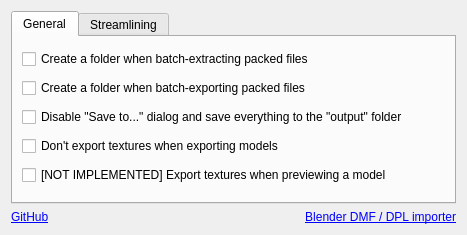
<?xml version="1.0" encoding="UTF-8"?>
<ui version="4.0">
 <class>settings</class>
 <widget class="QDialog" name="settings">
  <property name="geometry">
   <rect>
    <x>0</x>
    <y>0</y>
    <width>467</width>
    <height>235</height>
   </rect>
  </property>
  <property name="windowTitle">
   <string>Dagor Asset Explorer - Settings</string>
  </property>
  <layout class="QVBoxLayout" name="vLayout">
   <item>
    <widget class="QTabWidget" name="tabWidget">
     <property name="sizePolicy">
      <sizepolicy hsizetype="Expanding" vsizetype="MinimumExpanding">
       <horstretch>0</horstretch>
       <verstretch>0</verstretch>
      </sizepolicy>
     </property>
     <property name="layoutDirection">
      <enum>Qt::LeftToRight</enum>
     </property>
     <property name="tabPosition">
      <enum>QTabWidget::North</enum>
     </property>
     <property name="tabShape">
      <enum>QTabWidget::Rounded</enum>
     </property>
     <property name="currentIndex">
      <number>0</number>
     </property>
     <property name="elideMode">
      <enum>Qt::ElideNone</enum>
     </property>
     <widget class="QWidget" name="general">
      <attribute name="title">
       <string>General</string>
      </attribute>
      <layout class="QVBoxLayout" name="verticalLayout">
       <item>
        <widget class="QCheckBox" name="extractFolder">
         <property name="text">
          <string>Create a folder when batch-extracting packed files</string>
         </property>
        </widget>
       </item>
       <item>
        <widget class="QCheckBox" name="exportFolder">
         <property name="text">
          <string>Create a folder when batch-exporting packed files</string>
         </property>
        </widget>
       </item>
       <item>
        <widget class="QCheckBox" name="outputFolder">
         <property name="text">
          <string>Disable &quot;Save to...&quot; dialog and save everything to the &quot;output&quot; folder</string>
         </property>
        </widget>
       </item>
       <item>
        <widget class="QCheckBox" name="noTexExport">
         <property name="text">
          <string>Don't export textures when exporting models</string>
         </property>
        </widget>
       </item>
       <item>
        <widget class="QCheckBox" name="exportPreviewTex">
         <property name="text">
          <string>[NOT IMPLEMENTED] Export textures when previewing a model</string>
         </property>
         <property name="checkable">
          <bool>false</bool>
         </property>
        </widget>
       </item>
      </layout>
     </widget>
     <widget class="QWidget" name="Streamlining">
      <attribute name="title">
       <string>Streamlining</string>
      </attribute>
      <layout class="QVBoxLayout" name="verticalLayout_2">
       <item>
        <widget class="QLabel" name="label_2">
         <property name="text">
          <string>&lt;html&gt;&lt;head/&gt;&lt;body&gt;&lt;p&gt;&lt;span style=&quot; font-weight:600;&quot;&gt;WIP&lt;/span&gt; - Streamline model production to the Source Engine&lt;/p&gt;&lt;/body&gt;&lt;/html&gt;</string>
         </property>
        </widget>
       </item>
       <item>
        <widget class="QLabel" name="label_3">
         <property name="text">
          <string>Currently generates basic VMTs, QCs and SMDs</string>
         </property>
        </widget>
       </item>
       <item>
        <widget class="QLabel" name="label_4">
         <property name="text">
          <string>I left it here for demo purposes</string>
         </property>
        </widget>
       </item>
       <item>
        <layout class="QHBoxLayout" name="horizontalLayout">
         <item>
          <widget class="QLineEdit" name="studiomdlLine">
           <property name="enabled">
            <bool>false</bool>
           </property>
           <property name="placeholderText">
            <string>path/to/studiomdl.exe</string>
           </property>
          </widget>
         </item>
         <item>
          <widget class="QPushButton" name="studioMdlBtn">
           <property name="text">
            <string>Browse...</string>
           </property>
          </widget>
         </item>
        </layout>
       </item>
       <item>
        <layout class="QHBoxLayout" name="horizontalLayout_4">
         <item>
          <widget class="QLineEdit" name="gameInfoLine">
           <property name="enabled">
            <bool>false</bool>
           </property>
           <property name="placeholderText">
            <string>path/to/gameinfo.txt</string>
           </property>
          </widget>
         </item>
         <item>
          <widget class="QPushButton" name="gameInfoBtn">
           <property name="text">
            <string>Browse...</string>
           </property>
          </widget>
         </item>
        </layout>
       </item>
      </layout>
     </widget>
    </widget>
   </item>
   <item>
    <layout class="QHBoxLayout" name="horizontalLayout_2">
     <item>
      <widget class="QLabel" name="githubLabel">
       <property name="text">
        <string>&lt;html&gt;&lt;head/&gt;&lt;body&gt;&lt;p&gt;&lt;a href=&quot;https://github.com/Gredwitch/Dagor-Asset-Explorer&quot;&gt;&lt;span style=&quot; text-decoration: underline; color:#0000ff;&quot;&gt;GitHub&lt;/span&gt;&lt;/a&gt;&lt;/p&gt;&lt;/body&gt;&lt;/html&gt;</string>
       </property>
       <property name="alignment">
        <set>Qt::AlignLeading|Qt::AlignLeft|Qt::AlignVCenter</set>
       </property>
       <property name="openExternalLinks">
        <bool>true</bool>
       </property>
       <property name="textInteractionFlags">
        <set>Qt::TextBrowserInteraction</set>
       </property>
      </widget>
     </item>
     <item>
      <widget class="QLabel" name="label">
       <property name="text">
        <string>&lt;html&gt;&lt;head/&gt;&lt;body&gt;&lt;p&gt;&lt;a href=&quot;https://github.com/Gredwitch/Dagor-Asset-Explorer-Tools&quot;&gt;&lt;span style=&quot; text-decoration: underline; color:#0000ff;&quot;&gt;Blender DMF / DPL importer&lt;/span&gt;&lt;/a&gt;&lt;/p&gt;&lt;/body&gt;&lt;/html&gt;</string>
       </property>
       <property name="alignment">
        <set>Qt::AlignRight|Qt::AlignTrailing|Qt::AlignVCenter</set>
       </property>
       <property name="openExternalLinks">
        <bool>true</bool>
       </property>
       <property name="textInteractionFlags">
        <set>Qt::TextBrowserInteraction</set>
       </property>
      </widget>
     </item>
    </layout>
   </item>
  </layout>
 </widget>
 <resources/>
 <connections/>
</ui>
